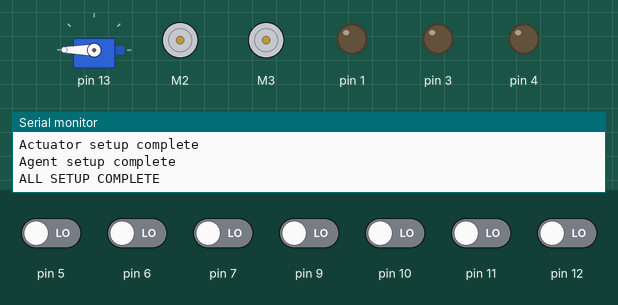
This program was run on a simulated Arduino Uno WiFi Rev2. Parts: servo, 2 × DC motor (green arrow = forward, orange = backward, longer = faster), output pins drawn as LEDs (lit = HIGH), the last lines printed to the serial monitor. The inputs (shaded band) are chosen by the test bench; at power-on: pin 5–7, pin 9–12 LOW.

Above: at 1.3 s.
1.4 s: pin 5 driven HIGH
At 1.47 s:
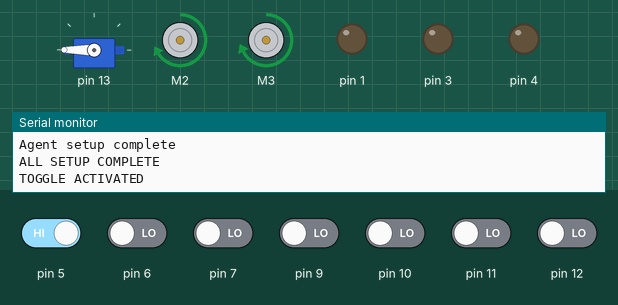
At 2.3 s:
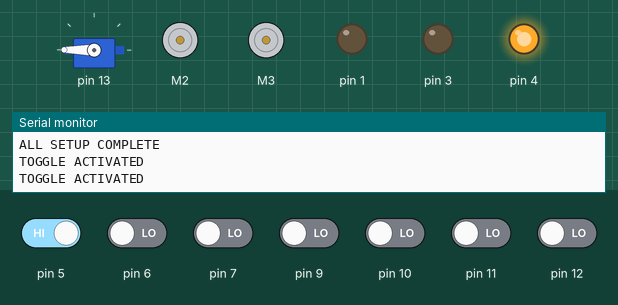
4.4 s: pin 7 driven HIGH
7.4 s: pin 7 driven LOW
10.4 s: pin 12 driven HIGH
13.4 s: pin 12 driven LOW
Timing chart, 0 to 17.4 s (numbered marks = the images above; inputs shaded):
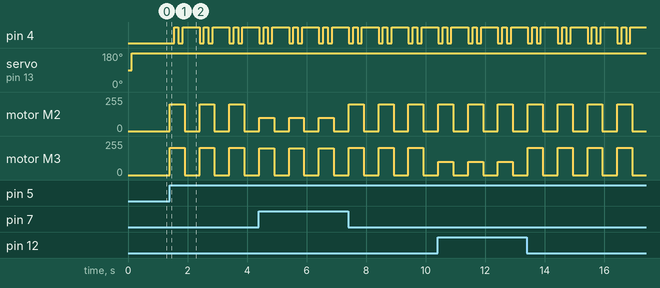

Measured:
- after the input at 1.4 s, pin 4: LOW → HIGH after 0.15 s, then repeats every 1.0 s: LOW 0.15 s, HIGH 0.56 s, LOW 0.15 s, HIGH 0.15 s; motor M2: alternates forward 200/255 for 0.50 s and stopped for 0.50 s, starting at once; motor M3: alternates forward 206/255 for 0.50 s and stopped for 0.50 s, starting at once

The program:

main.cpp
```cpp
// we have to do manual library management here
#include <Arduino.h>
#include <Wire.h>
#include <SPI.h>
#include <Servo.h>
#include <Adafruit_MotorShield.h>
#include <agent.h>

// include assertion statements
#undef NDEBUG
#include <assert.h>

// this declares agent as a globally accessible variable, not instantiated yet
Agent *agent = nullptr;

void setup()
{
  Serial.begin(BAUD_RATE);
  // actually declare Agent
  agent = new Agent();
  agent->setup();
  Serial.println("ALL SETUP COMPLETE");
}

void loop()
{
  // Serial.println("===Beginning Loop===");
  agent->run();
  // Serial.println("===End Loop===");
}

// Servo myservo; // create servo object to control a servo
// // twelve servo objects can be created on most boards
// // int pos; // variable to store the servo position

// // int claw_open = 180;
// // int claw_close = 155;

// void setup()
// {
//   Serial.begin(9600);
//   pinMode(LED_PIN_G, OUTPUT);
// }

// void loop()
// {
//   if (millis() % 500 == 0 )
//   {
//     if (millis() % 1000 == 0)
//     {
//       digitalWrite(LED_PIN_G, LOW);
//     }
//     else
//     {
//       digitalWrite(LED_PIN_G, HIGH);
//     }
//   }
// }
```
